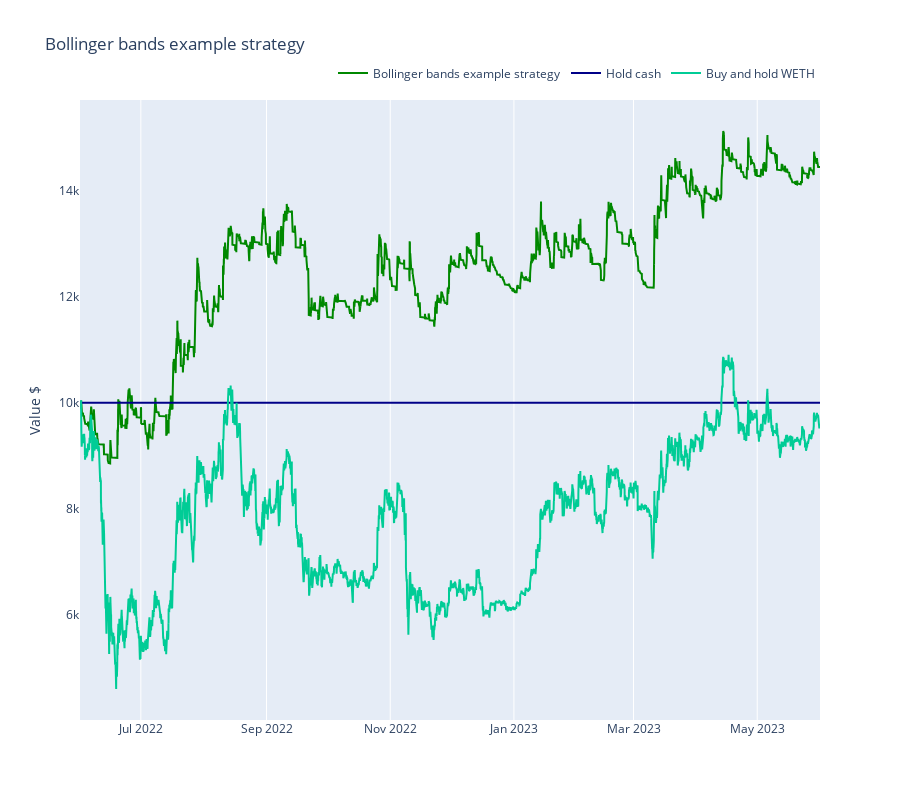

Source (notebook cell):
### Markdown cell above
### Benchmarks

Here we benchmark the strategy performance against some baseline scenarios.

- Buy and hold US dollar
- Buy and hold ETH

### Code cell
from tradeexecutor.visual.benchmark import visualise_benchmark

traded_pair = universe.universe.pairs.get_single()

fig = visualise_benchmark(
    "Bollinger bands example strategy",
    portfolio_statistics=state.stats.portfolio,
    all_cash=state.portfolio.get_initial_deposit(),
    buy_and_hold_asset_name=traded_pair.base_token_symbol,
    buy_and_hold_price_series=universe.universe.candles.get_single_pair_data()["close"],
    start_at=START_AT,
    end_at=END_AT,
    height=800
)

fig.show()

### Figure 1 — Plotly figure (JSON) as saved in the notebook; plotly's stock layout.template omitted (floating-point values rounded to 4 significant figures; data arrays with more than 128 entries replaced by an {"elided": "..."} marker saying what was removed)
{"data": [{"line": {"color": "#008800"}, "mode": "lines", "name": "Bollinger bands example strategy", "type": "scatter", "x": {"elided": "8760 str values"}, "y": {"elided": "8760 float values"}}, {"line": {"color": "#000088"}, "mode": "lines", "name": "Hold cash", "type": "scatter", "x": ["2022-06-01T00:00:00", "2023-05-31T23:00:00"], "y": [10000, 10000]}, {"mode": "lines", "name": "Buy and hold WETH", "type": "scatter", "x": {"elided": "8759 str values"}, "y": {"elided": "8759 float values"}}], "layout": {"height": 800, "legend": {"orientation": "h", "x": 1, "xanchor": "right", "y": 1.02, "yanchor": "bottom"}, "title": {"text": "Bollinger bands example strategy"}, "xaxis": {"rangeslider": {"visible": false}}, "yaxis": {"showgrid": false, "title": {"text": "Value $"}}}}
